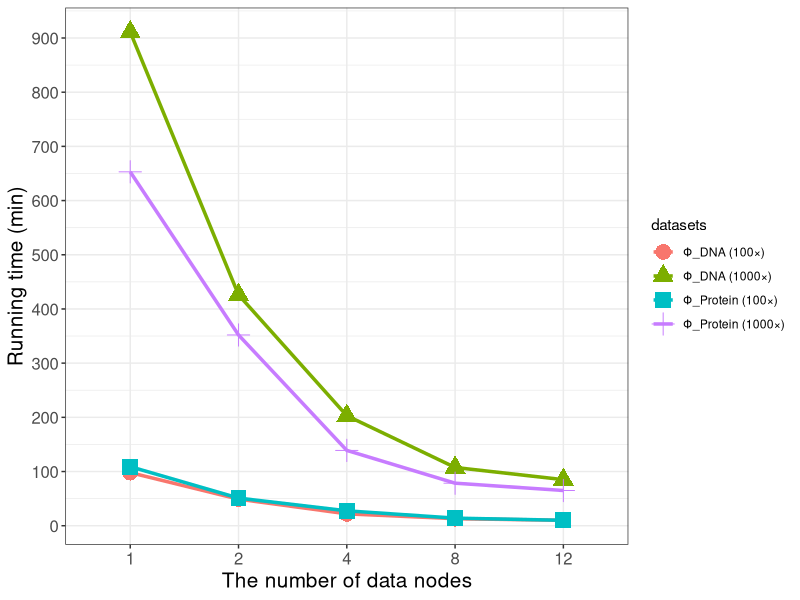

Write the R code that produced this figure.
library(ggplot2) # 引入ggplot2包

datasets = c('Φ_DNA (100×)', 'Φ_DNA (100×)', 'Φ_DNA (100×)', 'Φ_DNA (100×)', 'Φ_DNA (100×)',
          'Φ_DNA (1000×)','Φ_DNA (1000×)','Φ_DNA (1000×)','Φ_DNA (1000×)','Φ_DNA (1000×)',
          'Φ_Protein (100×)', 'Φ_Protein (100×)', 'Φ_Protein (100×)', 'Φ_Protein (100×)', 'Φ_Protein (100×)',
          'Φ_Protein (1000×)','Φ_Protein (1000×)','Φ_Protein (1000×)','Φ_Protein (1000×)','Φ_Protein (1000×)')
x = c(1, 2, 4, 8, 12,
      1, 2, 4, 8, 12,
      1, 2, 4, 8, 12,
      1, 2, 4, 8, 12)
# y = c(120, 60, 30, 15, 10, 
#       1020, 510, 255, 127.5, 85, 
#       120, 60, 30, 15, 10, 
#       780, 390, 195, 97.5, 65)
y = c(98, 49, 22, 13, 10, 
      911, 426, 203, 107.5, 85, 
      109, 51, 27.5, 14, 10, 
      653, 352, 139, 78.5, 65)
tgg=data.frame(datasets, x, y)
ggplot(tgg, aes(x = factor(x), y = y, colour = datasets, group = datasets, shape = datasets)) + 
  geom_line(size=1.2) +
  geom_point(size=5) +
  scale_y_continuous(breaks=seq(0, 1000, 100)) +
  labs(x="The number of data nodes", y="Running time (min)") +
  theme_bw() +
  theme(axis.text=element_text(size=12), axis.title=element_text(size=15))
